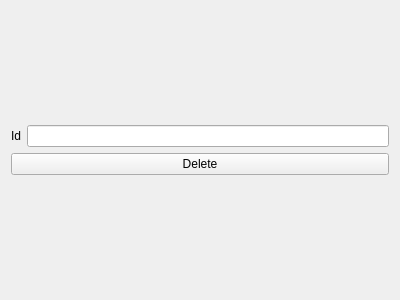
<?xml version="1.0" encoding="UTF-8"?>
<ui version="4.0">
 <class>Form</class>
 <widget class="QWidget" name="Form">
  <property name="geometry">
   <rect>
    <x>0</x>
    <y>0</y>
    <width>400</width>
    <height>300</height>
   </rect>
  </property>
  <property name="windowTitle">
   <string>Delete Store</string>
  </property>
  <layout class="QVBoxLayout" name="verticalLayout_2">
   <item>
    <layout class="QVBoxLayout" name="verticalLayout">
     <item>
      <layout class="QHBoxLayout" name="horizontalLayout">
       <item>
        <widget class="QLabel" name="label">
         <property name="text">
          <string>Id</string>
         </property>
        </widget>
       </item>
       <item>
        <widget class="QLineEdit" name="lineEdit"/>
       </item>
      </layout>
     </item>
     <item>
      <widget class="QPushButton" name="pushButton">
       <property name="text">
        <string>Delete</string>
       </property>
      </widget>
     </item>
    </layout>
   </item>
  </layout>
 </widget>
 <resources/>
 <connections/>
</ui>
